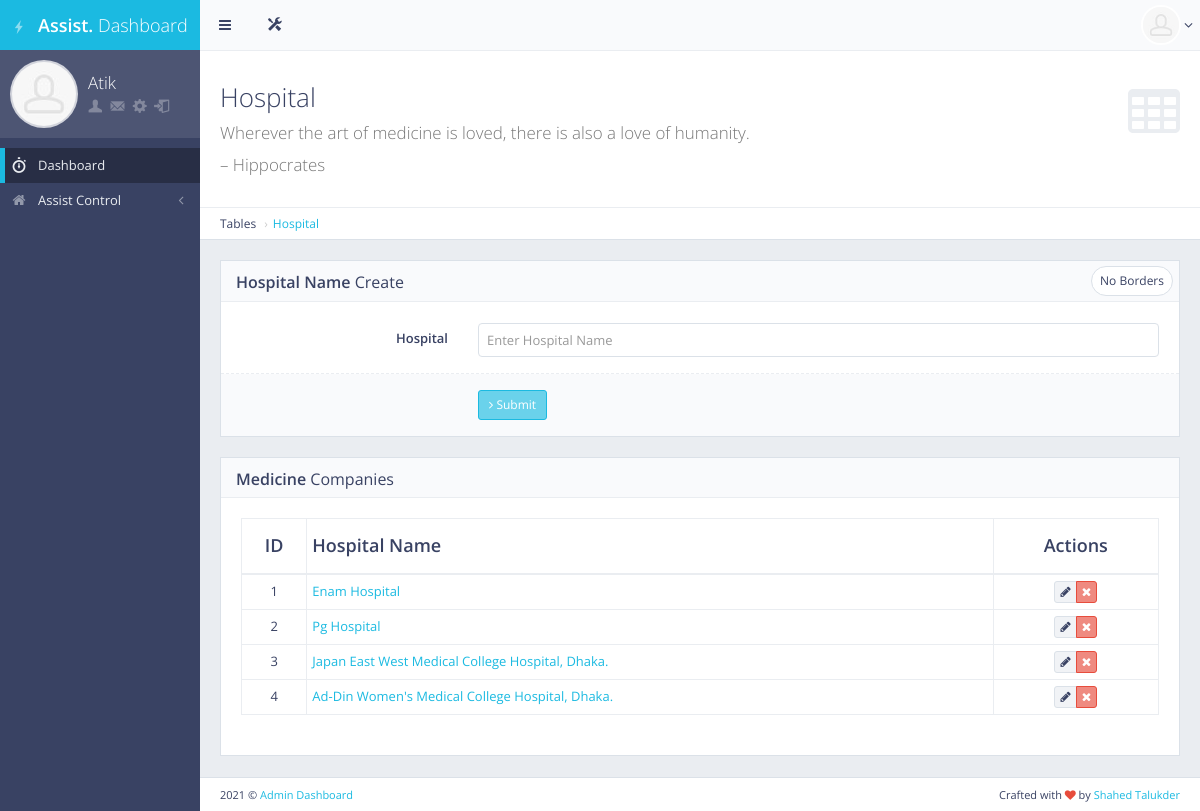
The app's page /hospital_info/ (signed in), older data.
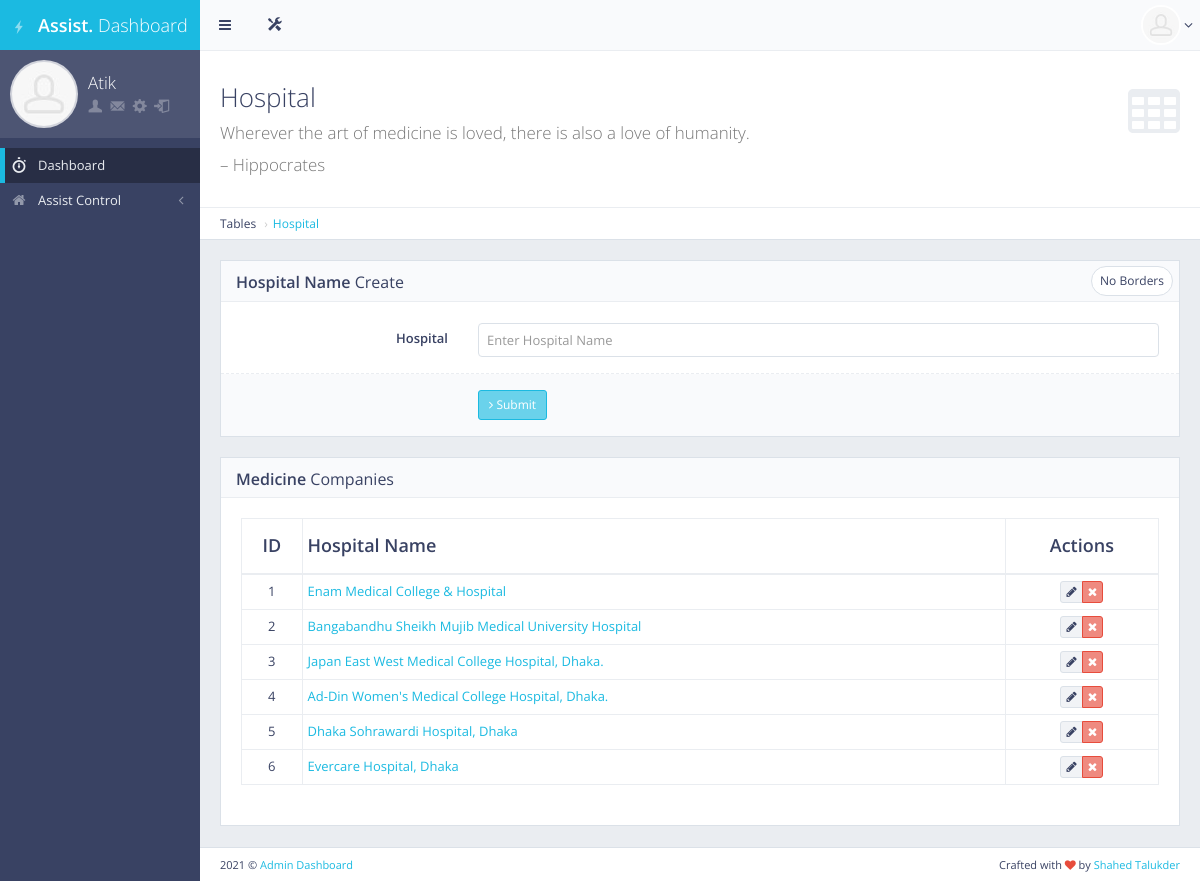
The same page, newer data.
### main/models.py (models this page shows, shortened)
class HospitalName(models.Model):
    hospital_name = models.CharField(max_length=120, blank=True, null=True)
    class Meta:
        db_table = "hospitals"

### main/views.py (the view)
# urls.py: path('hospital_info/',views.add_hospital_info, name="add_hospital_info"),
def add_hospital_info(request):
    if request.user.is_authenticated and request.user.is_assistant:
        hospital = HospitalName.objects.all()
        context = {"title":"Hospital Information","hospital":hospital}
        if request.method == "POST":
            hospital_name = request.POST.get('hospital_name')
            hospital = HospitalName(
                hospital_name = hospital_name,
            )
            hospital.save()
        return render(request, 'hospital_info.html', context)
    else:
        return redirect('/')

### main/templates/hospital_info.html (shortened to what this page needs)
{%extends 'base.html'%}
{%load static%}
{%block main_content%}
<div id="page-content">
    <div class="content-header">
        <div class="header-section">
            <h1>
                <i class="fa fa-table"></i>Hospital<br><small>Wherever the art of medicine is loved, there is also a love of humanity.</small><br/><small>– Hippocrates</small>
            </h1>
        </div>
    </div>
    <ul class="breadcrumb breadcrumb-top">
        <li>Tables</li>
        <li><a href="">Hospital</a></li>
    </ul>
    <div class="row">
        <div class="col-md-12">
            <div class="block">
                <div class="block-title">
                    <div class="block-options pull-right">
                        <a href="javascript:void(0)" class="btn btn-alt btn-sm btn-default toggle-bordered enable-tooltip" data-toggle="button" title="" data-original-title="Toggles .form-bordered class">No Borders</a>
                    </div>
                    <h2><strong>Hospital Name</strong> Create</h2>
                </div>
                <form method="POST" class="form-horizontal form-bordered">
                    <div class="form-group">
                        <label class="col-md-3 control-label">Hospital</label>
                        <div class="col-md-9">
                            <input class="form-control" name="hospital_name" id="hospital_name" placeholder="Enter Hospital Name" />
                        </div>
                    </div>
                    <div class="form-group form-actions">
                        <div class="col-md-9 col-md-offset-3">
                            <button type="submit" class="btn btn-sm btn-primary"><i class="fa fa-angle-right"></i> Submit</button>
                        </div>
                    </div>
                </form>
            </div>
        </div>
    </div>
    <div class="block full">
        <div class="block-title">
            <h2><strong>Medicine</strong> Companies</h2>
        </div>
        <div class="table-responsive">
            <table id="example-datatable" class="table table-vcenter table-condensed table-bordered">
                <thead>
                    <tr>
                        <th class="text-center">ID</th>
                        <th>Hospital Name</th>
                        <th class="text-center">Actions</th>
                    </tr>
                </thead>
                <tbody>
                    {%for i in hospital%}
                    <tr>
                        <td class="text-center">{{i.id}}</td>
                        <td><a href="javascript:void(0)">{{i.hospital_name | title}}</a></td>
                        <td class="text-center">
                            <div class="btn-group">
                                <a href="{% url 'edit_hospital_name' id=i.pk %}" data-toggle="tooltip" title="Edit" class="btn btn-xs btn-default"><i class="fa fa-pencil"></i></a>
                                <a href="{% url 'delete_hospital_name' id=i.pk %}" data-toggle="tooltip" title="Delete" class="btn btn-xs btn-danger"><i class="fa fa-times"></i></a>
                            </div>
                        </td>
                    </tr>
                    {%endfor%}
                </tbody>
            </table>
        </div>
    </div>
</div>
{%endblock main_content%}

Row changes from the older to the newer data that the page shows:
changed HospitalName id 1: hospital_name "Enam Hospital" → "Enam Medical College & Hospital"
changed HospitalName id 2: hospital_name "Pg Hospital" → "Bangabandhu Sheikh Mujib Medical University Hospital"
added HospitalName: id "5", hospital_name "Dhaka Sohrawardi Hospital, Dhaka"
added HospitalName: id "6", hospital_name "Evercare Hospital, Dhaka"
